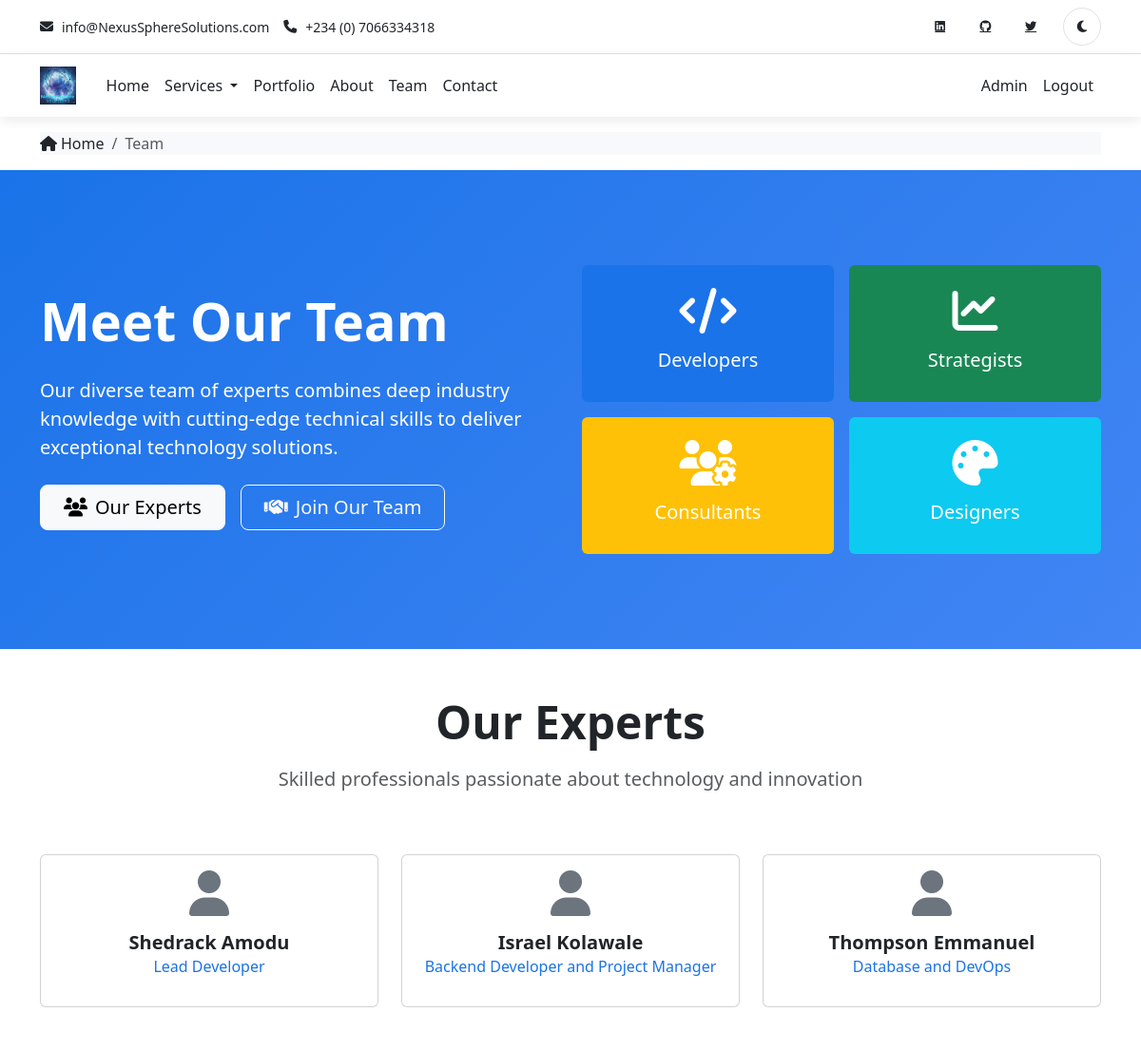
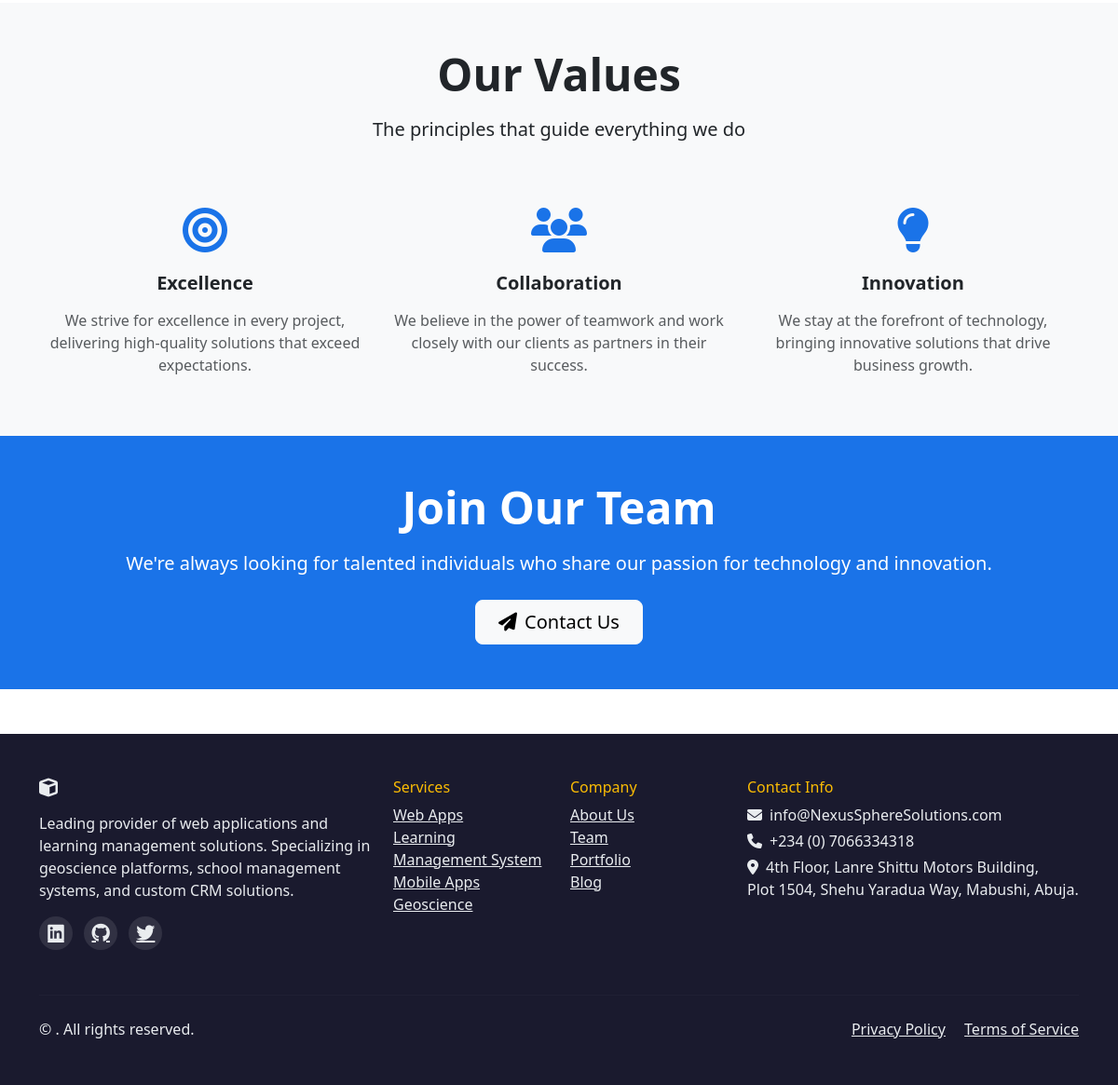
Screenshot of /team/ (signed in) with the database file from the repository (2 pictures, top to bottom).
### core/models.py (models this page shows, shortened)
class TeamMember(models.Model):
    name = models.CharField(max_length=200)
    position = models.CharField(max_length=200)
    bio = models.TextField(blank=True)
    image = models.ImageField(upload_to='team/', blank=True, null=True)
    email = models.EmailField(blank=True)
    linkedin = models.URLField(blank=True)
    github = models.URLField(blank=True)
    order = models.PositiveIntegerField(default=0)  # for ordering
    class Meta:
        ordering = ['order', 'name']

### core/views.py (the view)
# urls.py: path("team/", views.TeamListView.as_view(), name="team"),
class TeamListView(ListView):
    model = TeamMember
    template_name = "team.html"
    context_object_name = "team_members"

### templates/team.html (shortened to what this page needs)
{% extends "base.html" %}
{% block breadcrumb_items %}
<li class="breadcrumb-item active" aria-current="page">Team</li>
{% endblock %}
{% block content %}
<section class="hero-section">
  <div class="container">
    <div class="row align-items-center">
      <div class="col-lg-6 fade-in-up">
        <h1 class="display-4 fw-bold mb-4">Meet Our Team</h1>
        <p class="lead mb-4">Our diverse team of experts combines deep industry knowledge with cutting-edge technical skills to deliver exceptional technology solutions.</p>
        <div class="d-flex gap-3 flex-wrap">
          <a href="#team" class="btn btn-light btn-lg px-4">
            <i class="fas fa-users me-2"></i>Our Experts
          </a>
          <a href="{% url 'core:contact' %}" class="btn btn-outline-light btn-lg px-4">
            <i class="fas fa-handshake me-2"></i>Join Our Team
          </a>
        </div>
      </div>
      <div class="col-lg-6 text-center fade-in-up">
        <div class="row g-3">
          <div class="col-6">
            <div class="p-4 bg-primary text-white rounded">
              <i class="fas fa-code fa-3x mb-3"></i>
              <h5>Developers</h5>
            </div>
          </div>
          <div class="col-6">
            <div class="p-4 bg-success text-white rounded">
              <i class="fas fa-chart-line fa-3x mb-3"></i>
              <h5>Strategists</h5>
            </div>
          </div>
          <div class="col-6">
            <div class="p-4 bg-warning text-white rounded">
              <i class="fas fa-users-gear fa-3x mb-3"></i>
              <h5>Consultants</h5>
            </div>
          </div>
          <div class="col-6">
            <div class="p-4 bg-info text-white rounded">
              <i class="fas fa-palette fa-3x mb-3"></i>
              <h5>Designers</h5>
            </div>
          </div>
        </div>
      </div>
    </div>
  </div>
</section>
<section id="team" class="py-5">
  <div class="container">
    <div class="row">
      <div class="col-12 text-center mb-5">
        <h2 class="display-5 fw-bold mb-3">Our Experts</h2>
        <p class="lead text-muted">Skilled professionals passionate about technology and innovation</p>
      </div>
    </div>
    <div class="row g-4">
      {% for member in team_members %}
      <div class="col-lg-4 col-md-6">
        <div class="card team-card h-100">
          <div class="card-body text-center">
            {% if member.image %}
            <img src="{{ member.image.url }}" alt="{{ member.name }}" class="team-image rounded-circle mb-3">
            {% else %}
            <div class="team-placeholder rounded-circle mb-3">
              <i class="fas fa-user fa-3x text-secondary"></i>
            </div>
            {% endif %}
            <h5 class="card-title fw-bold mb-2">{{ member.name }}</h5>
            <h6 class="card-subtitle mb-3 text-primary">{{ member.position }}</h6>
          </div>
        </div>
      </div>
      {% endfor %}
    </div>
  </div>
</section>
<section class="py-5 bg-light">
  <div class="container">
    <div class="row">
      <div class="col-12 text-center mb-5">
        <h2 class="display-5 fw-bold mb-3">Our Values</h2>
        <p class="lead">The principles that guide everything we do</p>
      </div>
    </div>
    <div class="row g-4">
      <div class="col-lg-4">
        <div class="text-center">
          <div class="display-5 mb-3">
            <i class="fas fa-bullseye text-primary"></i>
          </div>
          <h5 class="fw-bold mb-3">Excellence</h5>
          <p class="text-muted">We strive for excellence in every project, delivering high-quality solutions that exceed expectations.</p>
        </div>
      </div>
      <div class="col-lg-4">
        <div class="text-center">
          <div class="display-5 mb-3">
            <i class="fas fa-users text-primary"></i>
          </div>
          <h5 class="fw-bold mb-3">Collaboration</h5>
          <p class="text-muted">We believe in the power of teamwork and work closely with our clients as partners in their success.</p>
        </div>
      </div>
      <div class="col-lg-4">
        <div class="text-center">
          <div class="display-5 mb-3">
            <i class="fas fa-lightbulb text-primary"></i>
          </div>
          <h5 class="fw-bold mb-3">Innovation</h5>
          <p class="text-muted">We stay at the forefront of technology, bringing innovative solutions that drive business growth.</p>
        </div>
      </div>
    </div>
  </div>
</section>
<section class="py-5 bg-primary text-white">
  <div class="container text-center">
    <h2 class="display-5 fw-bold mb-3">Join Our Team</h2>
    <p class="lead mb-4">We're always looking for talented individuals who share our passion for technology and innovation.</p>
    <a href="{% url 'core:contact' %}" class="btn btn-light btn-lg px-4">
      <i class="fas fa-paper-plane me-2"></i>Contact Us
    </a>
  </div>
</section>
{% endblock %}

### static/css/style.css (style rules this page uses)
:root { --primary-color: #1a73e8; --secondary-color: #4285f4; --dark-color: #202124; --light-color: #f8f9fa; --success-color: #34a853; --warning-color: #fbbc04; --danger-color: #ea4335; }
.text-primary { color: var(--primary-color) !important; }
.bg-primary { background-color: var(--primary-color) !important; }
.hero-section { background: linear-gradient(135deg, var(--primary-color) 0%, var(--secondary-color) 100%); color: white; padding: 100px 0; position: relative; overflow: hidden; }
.hero-section::before { content: ''; position: absolute; top: 0; left: 0; right: 0; bottom: 0; opacity: 0.1; }
.fade-in-up { animation: fadeInUp 0.6s ease-out; }
html { scroll-behavior: smooth; }

### templates/base.html (style rules this page uses)
:root { --primary-bg: #ffffff; --secondary-bg: #f8f9fa; --text-color: #212529; --accent-color: #4361ee; --accent-hover: #3a56d4; --border-color: #dee2e6; --card-bg: #ffffff; --header-bg: #ffffff; --footer-bg: #1a1a2e; --footer-text: #e9ecef; --shadow: 0 4px 12px rgba(0, 0, 0, 0.08); }
body { background-color: var(--primary-bg); color: var(--text-color); transition: background-color 0.3s ease, color 0.3s ease; }

### rows the page displays
TeamMember: name "Shedrack Amodu", position "Lead Developer"
TeamMember: name "Israel Kolawale", position "Backend Developer and Project Manager"
TeamMember: name "Thompson Emmanuel", position "Database and DevOps"
